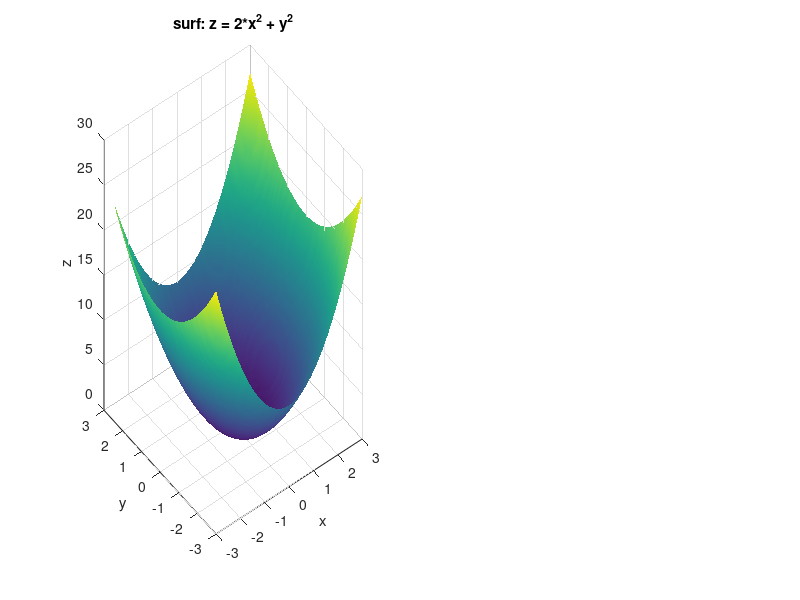

Recreate this plot in MATLAB.
[xg, yg] = meshgrid(linspace(-3,3,80), linspace(-3,3,80));
zg = 2.*xg.^2 + yg.^2;
subplot(1,2,1);
surf(xg, yg, zg);
title('surf: z = 2*x^2 + y^2');
xlabel('x'); ylabel('y'); zlabel('z');
shading interp; % 着色平滑